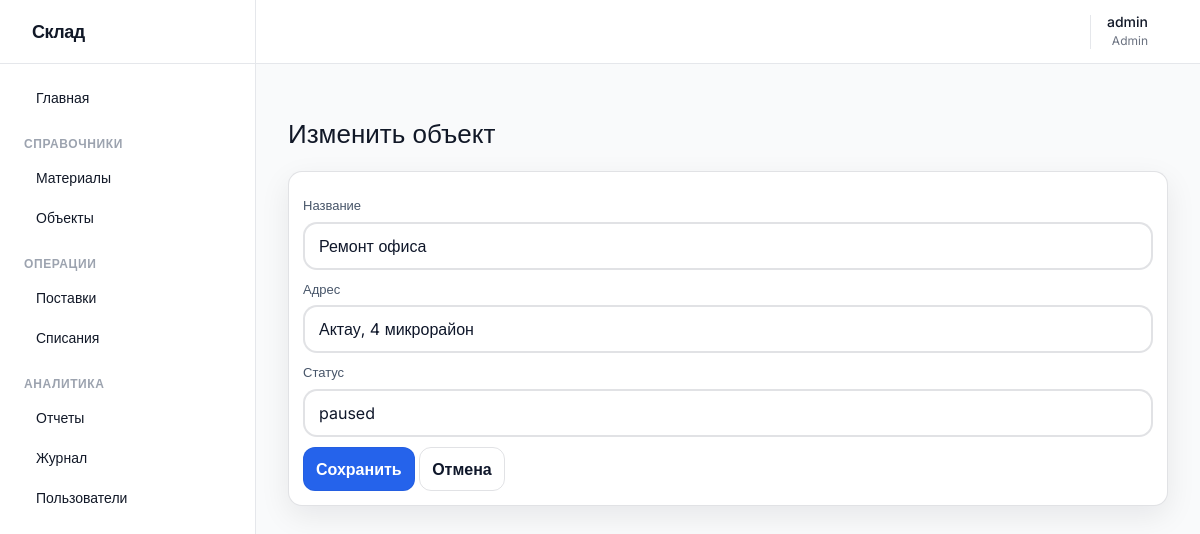
Screenshot of /objects/3/edit (signed in) with the database file from the repository.
### app/models.py (models this page shows, shortened)
class User(db.Model, UserMixin):
    __tablename__ = "users"
    id = db.Column(db.Integer, primary_key=True)
    username = db.Column(db.String(80), unique=True, nullable=False)
    password_hash = db.Column(db.String(255), nullable=False)
    role = db.Column(db.String(30), nullable=False)
    created_at = db.Column(db.DateTime, nullable=False, default=datetime.utcnow)

class ConstructionObject(db.Model):
    __tablename__ = "objects"
    id = db.Column(db.Integer, primary_key=True)
    name = db.Column(db.String(150), nullable=False)
    address = db.Column(db.String(255), nullable=False)
    status = db.Column(db.String(50), nullable=False, default="active")

### app/objects/routes.py (the view, shortened to what this page needs)
@bp.route("/<int:object_id>/edit", methods=["GET", "POST"])
@login_required
@role_required("admin", "storekeeper")
def edit_object(object_id: int):
    obj = ConstructionObject.query.get_or_404(object_id)
    return render_template("objects/edit.html", obj=obj)

### app/auth/routes.py (called while the page is built)
@login_manager.user_loader
def load_user(user_id: str):
    return User.query.get(int(user_id))

### app/security.py (called while the page is built)
def role_required(*roles: str):
    def decorator(fn):
        @wraps(fn)
        def wrapper(*args, **kwargs):
            if not current_user.is_authenticated:
                abort(401)
            if current_user.role not in roles:
                abort(403)
            return fn(*args, **kwargs)
        return wrapper
    return decorator

### app/templates/objects/edit.html
{% extends 'base.html' %}
{% block content %}
  <h1>Изменить объект</h1>
  <div class="card">
    <form method="post">
      <label class="field">
        <span>Название</span>
        <input name="name" value="{{ obj.name }}" required>
      </label>
      <label class="field">
        <span>Адрес</span>
        <input name="address" value="{{ obj.address }}" required>
      </label>
      <label class="field">
        <span>Статус</span>
        <input name="status" value="{{ obj.status }}" required>
      </label>
      <button class="btn" type="submit">Сохранить</button>
      <a class="btn btn--ghost" href="{{ url_for('objects.list_objects') }}">Отмена</a>
    </form>
  </div>
{% endblock %}

### app/templates/base.html (shortened to what this page needs)
<!DOCTYPE html>
<html lang="ru" class="light">
<head>
  <link rel="stylesheet" href="{{ url_for('static', filename='tailwind.css') }}">
  <link rel="stylesheet" href="{{ url_for('static', filename='styles.css') }}">
</head>
<body class="bg-gray-50 text-gray-900 dark:bg-gray-900 dark:text-gray-100 font-sans antialiased flex h-screen overflow-hidden transition-colors duration-200">
  {% if current_user.is_authenticated %}
    <aside id="sidebar" class="bg-white dark:bg-gray-800 border-r border-gray-200 dark:border-gray-700 w-64 hidden md:flex flex-col transition-colors duration-200 z-20 fixed md:relative h-full inset-y-0 left-0">
      <div class="h-16 flex items-center px-6 border-b border-gray-200 dark:border-gray-700">
        <span class="text-lg font-bold tracking-tight">Склад</span>
      </div>
      <nav class="flex-1 overflow-y-auto py-4 px-3 space-y-1">
        <a href="{{ url_for('reports.dashboard') }}" class="flex items-center px-3 py-2 text-sm font-medium rounded-md hover:bg-gray-100 dark:hover:bg-gray-700">
           Главная
        </a>
        <div class="pt-4 pb-1">
          <p class="px-3 text-xs font-semibold text-gray-400 uppercase tracking-wider">Справочники</p>
        </div>
        <a href="{{ url_for('materials.list_materials') }}" class="flex items-center px-3 py-2 text-sm font-medium rounded-md hover:bg-gray-100 dark:hover:bg-gray-700">
           Материалы
        </a>
        <a href="{{ url_for('objects.list_objects') }}" class="flex items-center px-3 py-2 text-sm font-medium rounded-md hover:bg-gray-100 dark:hover:bg-gray-700">
           Объекты
        </a>
        <div class="pt-4 pb-1">
          <p class="px-3 text-xs font-semibold text-gray-400 uppercase tracking-wider">Операции</p>
        </div>
        <a href="{{ url_for('inventory.list_supplies') }}" class="flex items-center px-3 py-2 text-sm font-medium rounded-md hover:bg-gray-100 dark:hover:bg-gray-700">
           Поставки
        </a>
        <a href="{{ url_for('inventory.list_writeoffs') }}" class="flex items-center px-3 py-2 text-sm font-medium rounded-md hover:bg-gray-100 dark:hover:bg-gray-700">
           Списания
        </a>
        <div class="pt-4 pb-1">
          <p class="px-3 text-xs font-semibold text-gray-400 uppercase tracking-wider">Аналитика</p>
        </div>
        <a href="{{ url_for('reports.stock_report') }}" class="flex items-center px-3 py-2 text-sm font-medium rounded-md hover:bg-gray-100 dark:hover:bg-gray-700">
           Отчеты
        </a>
        {% if current_user.role in ['admin', 'manager'] %}
          <a href="{{ url_for('audit.list_audit') }}" class="flex items-center px-3 py-2 text-sm font-medium rounded-md hover:bg-gray-100 dark:hover:bg-gray-700">
             Журнал
          </a>
        {% endif %}
        {% if current_user.role == 'admin' %}
          <a href="{{ url_for('users.list_users') }}" class="flex items-center px-3 py-2 text-sm font-medium rounded-md hover:bg-gray-100 dark:hover:bg-gray-700">
             Пользователи
          </a>
        {% endif %}
      </nav>
    </aside>
  {% endif %}
  <div class="flex-1 flex flex-col w-full overflow-hidden">
    {% if current_user.is_authenticated %}
      <header class="h-16 bg-white dark:bg-gray-800 border-b border-gray-200 dark:border-gray-700 flex items-center justify-between px-4 sm:px-6 transition-colors duration-200 z-10">
        <div class="flex items-center space-x-4 ml-auto">
          <button id="theme-toggle" class="p-2 rounded-full text-gray-500 hover:bg-gray-100 dark:hover:bg-gray-700 focus:outline-none" title="Переключить тему" type="button">
          </button>
          <div class="flex items-center gap-3 border-l border-gray-200 dark:border-gray-700 pl-4">
            <div class="text-right hidden sm:block">
              <p class="text-sm font-medium leading-none">{{ current_user.username }}</p>
              <p class="text-xs text-gray-500 dark:text-gray-400 mt-1 capitalize">{{ current_user.role }}</p>
            </div>
            <a href="{{ url_for('auth.logout') }}" class="p-2 text-red-600 hover:bg-red-50 dark:hover:bg-red-900/20 rounded-md transition-colors" title="Выход">
            </a>
          </div>
        </div>
      </header>
    {% endif %}
    <main class="flex-1 overflow-x-hidden overflow-y-auto p-4 sm:p-6 lg:p-8 relative">
      {% block content %}{% endblock %}
    </main>
  </div>
</body>
</html>

### app/static/styles.css (style rules this page uses)
:root { --bg:#f6f7fb; --text:#0f172a; --muted:#475569; --card:#ffffff; --border:rgba(15,23,42,.12); --shadow:0 10px 30px rgba(2,6,23,.08); --primary:#2563eb; --primary_text:#ffffff; --danger:#b91c1c; --danger_bg:rgba(239,68,68,.12); --success_bg:rgba(34,197,94,.12); --input_bg:#ffffff; }
* { box-sizing:border-box }
body { margin:0;font-family:system-ui,-apple-system,Segoe UI,Roboto,Arial,sans-serif;background:var(--bg);color:var(--text) }
a { color:inherit }
h1 { font-size:26px;margin:18px 0 }
.card { background:var(--card);border:1px solid var(--border);border-radius:14px;padding:14px;box-shadow:var(--shadow) }
.btn { display:inline-block;border:1px solid color-mix(in oklab,var(--primary) 60%, var(--border));background:var(--primary);color:var(--primary_text);padding:9px 12px;border-radius:12px;text-decoration:none;font-weight:700;cursor:pointer }
.btn--ghost { background:transparent;color:var(--text);border:1px solid var(--border) }
.field { display:block;margin:10px 0 }
.field span { display:block;margin-bottom:6px;color:var(--muted);font-size:13px }
input,select,textarea { width:100%;padding:12px 14px;border-radius:14px;border:2px solid var(--border);background:var(--input_bg);color:var(--text);font-size:16px;line-height:1.25;min-height:44px;transition:border-color .15s ease, box-shadow .15s ease, filter .15s ease }
input::placeholder,textarea::placeholder { color:color-mix(in oklab,var(--muted) 80%, transparent) }

### rows the page displays
User: username "admin", role "Admin"
ConstructionObject: name "Ремонт офиса", address "Актау, 4 микрорайон", status "paused"
